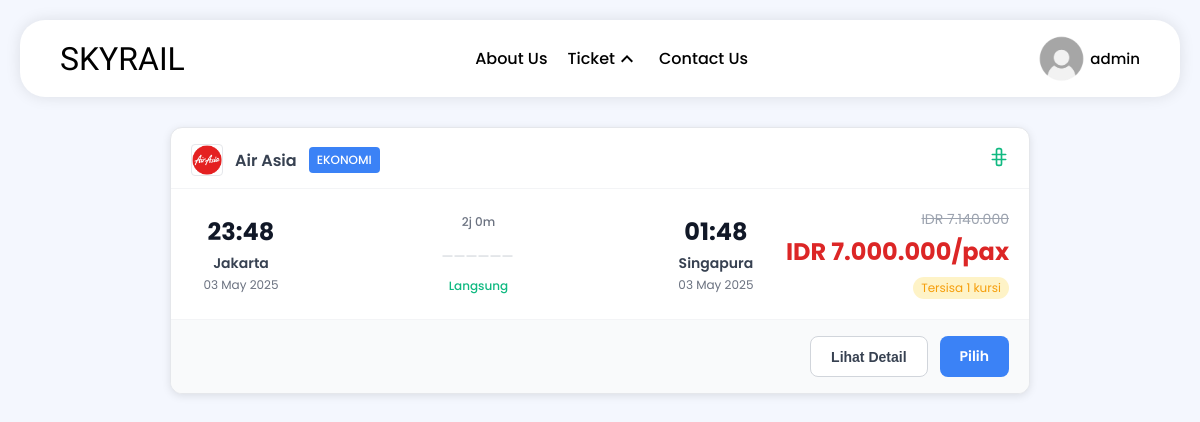
/search.php?id=2 (signed in), run on the app's committed database.
### tables this page shows
CREATE TABLE `ticket` (
  `id` int(11) NOT NULL,
  `namaTicket` varchar(255) DEFAULT NULL,
  `deskripsi` varchar(255) DEFAULT NULL,
  `luarNegeri` tinyint(1) DEFAULT NULL,
  `tipeTicket` varchar(255) DEFAULT NULL,
  `kelasTicket` varchar(255) DEFAULT NULL,
  `hostTicket` int(11) DEFAULT NULL,
  `harga` varchar(255) DEFAULT NULL,
  `destinasi` varchar(255) DEFAULT NULL,
  `tempatBerangkat` varchar(255) DEFAULT NULL,
  `tanggal` datetime DEFAULT NULL,
  `stok` int(11) DEFAULT NULL,
  `penumpangMax` varchar(255) DEFAULT NULL,
  `imageTujuan` varchar(255) DEFAULT NULL
);

CREATE TABLE `host` (
  `id` int(11) NOT NULL,
  `nameHost` varchar(255) DEFAULT NULL,
  `tipeHost` enum('Pesawat','Kereta','Bus','Kapal') DEFAULT NULL,
  `logo` varchar(255) DEFAULT NULL
);

### search.php (the view, shortened to what this page needs)
<?php
include "./config/connection.php";
if (!isset($_GET['id'])) {
    $origin = isset($_GET['origin']) ? $_GET['origin'] : '';
    $destination = isset($_GET['destination']) ? $_GET['destination'] : '';
    $searchDate = isset($_GET['depart_date']) ? $_GET['depart_date'] : date('Y-m-d');
    $class = isset($_GET['class']) ? $_GET['class'] : '';
    $tripType = isset($_GET['trip_type']) ? $_GET['trip_type'] : 'one-way';
    $passengers = isset($_GET['passengers']) ? (int) $_GET['passengers'] : 1;
    $searchResults = searchTickets($conn, $origin, $destination, $searchDate, $class, $tripType);
    $ticket = [
        'tanggal' => $searchDate,
        'kelasTicket' => $class ?: 'ekonomi',
        'tempatBerangkat' => $origin,
        'destinasi' => $destination,
        'hostTicket' => 1
    ];
} else {
    $ticketId = $_GET['id'];
    $query = "SELECT * FROM ticket WHERE id = ?";
    $stmt = $conn->prepare($query);
    $stmt->bind_param("i", $ticketId);
    $stmt->execute();
    $result = $stmt->get_result();
    $ticket = $result->fetch_assoc();
    $searchResults = [$ticket];
}
function getHostInfo($conn, $hostId)
{
    $query = "SELECT * FROM host WHERE id = ?";
    $stmt = $conn->prepare($query);
    $stmt->bind_param("i", $hostId);
    $stmt->execute();
    $result = $stmt->get_result();
    $host = $result->fetch_assoc();
    return $host;
}
function formatTicketTime($ticket)
{
    $hasTimeColumns = isset($ticket['jamBerangkat']) && isset($ticket['jamTiba']);
    if ($hasTimeColumns) {
        $departureTime = date('H:i', strtotime($ticket['jamBerangkat']));
        $arrivalTime = date('H:i', strtotime($ticket['jamTiba']));
        $departureDateTime = new DateTime($ticket['tanggal'] . ' ' . $ticket['jamBerangkat']);
        $arrivalDateTime = new DateTime($ticket['tanggal'] . ' ' . $ticket['jamTiba']);
    } else {
        $departureTime = date('H:i', strtotime($ticket['tanggal']));
        $departureDateTime = new DateTime($ticket['tanggal']);
        $arrivalDateTime = new DateTime($ticket['tanggal']);
        $arrivalDateTime->modify('+2 hours');
        $arrivalTime = $arrivalDateTime->format('H:i');
    }
    $interval = $departureDateTime->diff($arrivalDateTime);
    $duration = $interval->format('%hj %im');
    return [
        'departureTime' => $departureTime,
        'arrivalTime' => $arrivalTime,
        'duration' => $duration
    ];
}
function formatPrice($price)
{
    return "IDR " . number_format((float) $price, 0, ',', '.');
}
?>
<!DOCTYPE html>
<html lang="en">
<head>
    <link rel="stylesheet" href="assets/css/search.css">
</head>
<body>
    <div class="header">
        <div class="navbar">
            <h1>SKYRAIL</h1>
            <nav class="nav-container">
                <ul class="nav-row">
                    <li><a href="about">About Us</a></li>
                    <li class="nav-ticket">
                        <div class="ticket-title" id="btn-ticket">
                            Ticket
                            <svg xmlns="http://www.w3.org/2000/svg" height="24px" viewBox="0 -960 960 960" width="24px"
                                fill="black">
                                <path d="M480-528 296-344l-56-56 240-240 240 240-56 56-184-184Z" />
                            </svg>
                        </div>
                    </li>
                    <li><a href="contact">Contact Us</a></li>
                </ul>
            </nav>
            <?php if (isset($_SESSION["logged_in"]) && $_SESSION["logged_in"] == true): ?>
                <div class="profile">
                    <div class="profile-item" id="profile">
                        <img src="./assets/image/default-avatar.png" alt="" class="avatar">
                        <h1><?= htmlspecialchars($_SESSION['username']) ?></h1>
                    </div>
                </div>
            <?php else: ?>
                <a href="login" class="login-btn">Sign In</a>
            <?php endif; ?>
        </div>
    </div>
    <div class="search-results">
        <?php if (empty($searchResults)): ?>
            <div class="no-results">
                <div class="no-results-icon">
                    <svg width="64" height="64" viewBox="0 0 24 24" fill="none" xmlns="http://www.w3.org/2000/svg">
                        <path
                            d="M21 16V8a2 2 0 0 0-1-1.73l-7-4a2 2 0 0 0-2 0l-7 4A2 2 0 0 0 3 8v8a2 2 0 0 0 1 1.73l7 4a2 2 0 0 0 2 0l7-4A2 2 0 0 0 21 16z"
                            stroke="currentColor" stroke-width="2" stroke-linecap="round" stroke-linejoin="round" />
                        <circle cx="12" cy="12" r="4" stroke="currentColor" stroke-width="2" />
                    </svg>
                </div>
                <h3>Tidak ada tiket yang ditemukan</h3>
                <p>Coba ubah kriteria pencarian Anda atau pilih tanggal lain.</p>
            </div>
        <?php else: ?>
            <div class="ticket-list">
                <?php foreach ($searchResults as $index => $ticketData): ?>
                    <?php
                    $hostInfo = getHostInfo($conn, $ticketData['hostTicket']);
                    $hostName = isset($hostInfo['namaHost']) ? $hostInfo['namaHost'] : 'Air Asia';
                    $logoPath = isset($hostInfo['logo']) ? $hostInfo['logo'] : 'AirAsia_New_Logo.svg.webp';
                    $price = isset($ticketData['harga']) ? $ticketData['harga'] : 0;
                    $originalPrice = $price * 1.02;
                    $timeInfo = formatTicketTime($ticketData);
                    ?>
                    <div class="ticket-card" data-ticket-id="<?= $ticketData['id'] ?>">
                        <div class="ticket-header">
                            <div class="airline-info">
                                <img src="./uploads/hosts/<?= $logoPath ?>" alt="<?= $hostName ?>" class="airline-logo">
                                <span class="airline-name"><?= $hostName ?></span>
                                <span class="flight-class"><?= ucfirst($ticketData['kelasTicket']) ?></span>
                                <span class="luggage-icon">
                                    <svg xmlns="http://www.w3.org/2000/svg" width="20" height="20" viewBox="0 0 24 24"
                                        fill="none" stroke="currentColor" stroke-width="2" stroke-linecap="round"
                                        stroke-linejoin="round">
                                        <rect x="9" y="2" width="6" height="20" rx="2"></rect>
                                        <path d="M4 9h16"></path>
                                        <path d="M4 15h16"></path>
                                    </svg>
                                </span>
                            </div>
                        </div>
                        <div class="ticket-content">
                            <div class="flight-times">
                                <div class="departure">
                                    <div class="time"><?= $timeInfo['departureTime'] ?></div>
                                    <div class="airport"><?= $ticketData['tempatBerangkat'] ?></div>
                                    <div class="date"><?= date('d M Y', strtotime($ticketData['tanggal'])) ?></div>
                                </div>
                                <div class="flight-info">
                                    <div class="duration"><?= $timeInfo['duration'] ?></div>
                                    <div class="line">⎯⎯⎯⎯⎯⎯</div>
                                    <div class="flight-type">Langsung</div>
                                </div>
                                <div class="arrival">
                                    <div class="time"><?= $timeInfo['arrivalTime'] ?></div>
                                    <div class="airport"><?= $ticketData['destinasi'] ?></div>
                                    <div class="date"><?= date('d M Y', strtotime($ticketData['tanggal'])) ?></div>
                                </div>
                            </div>
                            <div class="price-info">
                                <div class="price-container">
                                    <?php if ($originalPrice > $price): ?>
                                        <div class="original-price"><?= formatPrice($originalPrice) ?></div>
                                    <?php endif; ?>
                                    <div class="current-price"><?= formatPrice($price) ?>/pax</div>
                                    <?php if (isset($ticketData['stok']) && $ticketData['stok'] <= 5): ?>
                                        <div class="stock-warning">Tersisa <?= $ticketData['stok'] ?> kursi</div>
                                    <?php endif; ?>
                                </div>
                            </div>
                        </div>
                        <div class="ticket-footer">
                            <div class="ticket-actions">
                                <button class="detail-button" onclick="viewTicketDetail(<?= $ticketData['id'] ?>)">
                                    Lihat Detail
                                </button>
                                <a href="booking.php?id=<?= $ticketData['id'] ?>" class="select-button">
                                    Pilih
                                </a>
                            </div>
                        </div>
                    </div>
                <?php endforeach; ?>
            </div>
        <?php endif; ?>
    </div>
</body>
</html>

### assets/css/search.css (style rules this page uses)
* { padding: 0; margin: 0; box-sizing: border-box; }
body { background-color: #f4f7fe; font-family: "Poppins", sans-serif; }
:root { --primary-color: #45ce6f; --primary-color-2: #0ba93b; --secondary-color: #b2b1b1; --secondary-color2: #e42222; --accent-color: #4668f0; }
.header { margin: 20px; }
.header .navbar { padding: 15px 40px; display: flex; justify-content: space-between; align-items: center; background-color: white; border-radius: 25px; box-shadow: 0 0 15px rgba(0, 0, 0, 0.1); }
.header .navbar .profile { display: flex; flex-direction: column; cursor: pointer; }
.header .navbar .profile .profile-item { display: flex; align-items: center; gap: 5px; }
.header .navbar .profile .avatar { width: 47px; height: 47px; border-radius: 50%; }
.header .navbar .profile h1 { font-size: 15px; font-family: "Poppins", sans-serif; font-weight: 500; font-style: normal; }
.header .navbar h1 { font-family: "Koulen", sans-serif; font-weight: 400; font-style: normal; color: black; }
.header .navbar .nav-container .nav-row { list-style: none; display: flex; gap: 20px; }
.header .navbar .nav-container .nav-row li, .header .navbar .nav-container .nav-row li a { font-family: "Poppins", sans-serif; font-weight: 500; font-style: normal; color: black; text-decoration: none; }
.header .navbar .nav-container .nav-row li.nav-ticket .ticket-title { display: flex; align-items: center; cursor: pointer; }
.search-results { max-width: 900px; margin: 30px auto; padding: 0 20px; }
.ticket-list { display: flex; flex-direction: column; gap: 16px; }
.ticket-card { background: white; border-radius: 12px; box-shadow: 0 2px 8px rgba(0, 0, 0, 0.1); transition: all 0.3s ease; overflow: hidden; border: 1px solid #e5e7eb; }
.ticket-header { padding: 16px 20px 12px; border-bottom: 1px solid #f3f4f6; }
.airline-info { display: flex; align-items: center; gap: 12px; }
.airline-logo { width: 32px; height: 32px; object-fit: contain; border-radius: 4px; border: 1px solid #e5e7eb; }
.airline-name { font-weight: 600; color: #374151; font-size: 16px; }
.flight-class { background: #3b82f6; color: white; padding: 4px 8px; border-radius: 4px; font-size: 12px; font-weight: 500; text-transform: uppercase; }
.luggage-icon { margin-left: auto; color: #10b981; }
.ticket-content { padding: 20px; display: flex; justify-content: space-between; align-items: center; gap: 20px; }
.flight-times { display: flex; align-items: center; flex: 1; gap: 30px; }
.departure, .arrival { text-align: center; min-width: 100px; }
.departure .time, .arrival .time { font-size: 24px; font-weight: 700; color: #111827; margin-bottom: 4px; }
.departure .airport, .arrival .airport { font-size: 14px; color: #374151; font-weight: 600; margin-bottom: 2px; }
.departure .date, .arrival .date { font-size: 12px; color: #6b7280; }
.flight-info { text-align: center; flex: 1; padding: 0 20px; }
.duration { font-size: 12px; color: #6b7280; font-weight: 500; margin-bottom: 8px; }
.line { color: #d1d5db; font-size: 20px; margin: 8px 0; letter-spacing: 2px; }
.flight-type { font-size: 12px; color: #10b981; font-weight: 500; }
.price-info { text-align: right; min-width: 150px; }
.price-container { display: flex; flex-direction: column; align-items: flex-end; gap: 4px; }
.original-price { font-size: 14px; color: #9ca3af; text-decoration: line-through; }
.current-price { font-size: 24px; font-weight: 700; color: #dc2626; }
.stock-warning { font-size: 12px; color: #f59e0b; background: #fef3c7; padding: 2px 8px; border-radius: 12px; margin-top: 4px; }
.ticket-footer { padding: 16px 20px; background: #f9fafb; border-top: 1px solid #f3f4f6; }
.ticket-actions { display: flex; gap: 12px; justify-content: flex-end; }
.detail-button, .select-button { padding: 10px 20px; border-radius: 8px; font-weight: 600; text-decoration: none; cursor: pointer; border: none; transition: all 0.3s ease; font-size: 14px; }
.detail-button { background: white; color: #374151; border: 1px solid #d1d5db; }
.select-button { background: #3b82f6; color: white; }

### data on the page
ticket: hostTicket.logo (picture), hostName "Air Asia", kelasTicket "EKONOMI", tanggal "23:48", tempatBerangkat "Jakarta", tanggal "03 May 2025", tanggal "2j 0m", tanggal "01:48", destinasi "Singapura", harga "IDR 7.140.000", stok "1"

### other printed values
$_SESSION['username'] "admin"
